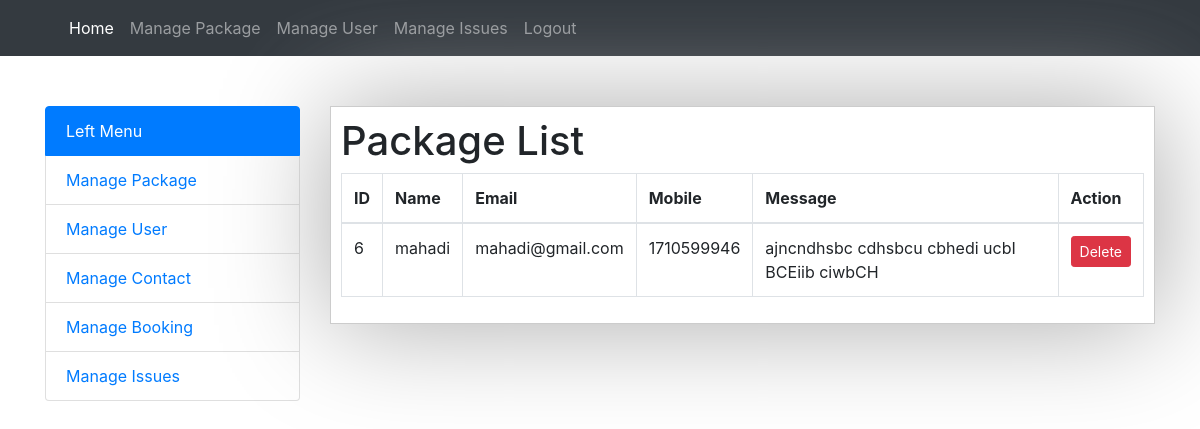
The page /admin/contact/index.php on the database its author committed.
### tables this page shows
CREATE TABLE `contact` (
  `id` int(11) NOT NULL,
  `name` varchar(255) NOT NULL,
  `email` varchar(255) NOT NULL,
  `mobile` varchar(255) NOT NULL,
  `msg` varchar(255) NOT NULL
);

### admin/contact/index.php (the view)
<?php
	include('../includes/config.php');
	$sql ="select * from contact";
	$result= mysqli_query($con,$sql);
?>
<?php include('../includes/header.php'); ?>
<div class="content">
	<h1>Package List</h1>
		<table class="table table-bordered">
			<thead>
				<th>ID</th>
				<th>Name</th>
				<th>Email</th>
				<th>Mobile</th>
				<th>Message</th>
				<th>Action</th>
			</thead>
			<?php while($row = mysqli_fetch_assoc($result)){ ?>
			<tr>
				<td><?php echo $row['id']; ?> </td>
				<td><?php echo $row['name']; ?> </td>
				<td><?php echo $row['email']; ?> </td>
				<td><?php echo $row['mobile']; ?> </td>
				<td><?php echo $row['msg']; ?> </td>
				<td>
					<a class="btn btn-danger btn-sm" href="delete.php?id=<?php echo $row['id']; ?>" onclick="return confirm('Are you sure?')"> Delete </a>
				</td>
			</tr>
			<?php } ?>
		 </table>
</div>
<?php include('../includes/footer.php'); ?>

### admin/assets/css/style.css (style rules this page uses)
.content { padding: 10px; border: 1px solid #ccc; box-shadow: 1px 1px 7pc #aaa; }

### rows shown on the page
contact: id "6", name "mahadi", email "mahadi@gmail.com", mobile "1710599946", msg "ajncndhsbc cdhsbcu cbhedi ucbI BCEiib ciwbCH"
